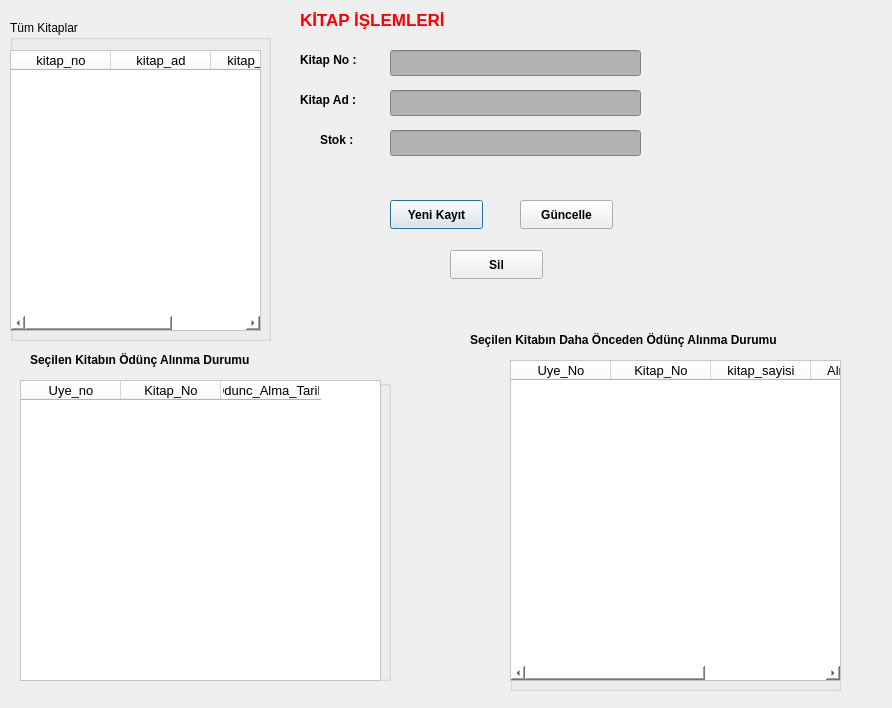
<?xml version="1.0" encoding="UTF-8"?>
<ui version="4.0">
 <class>Dialog2</class>
 <widget class="QDialog" name="Dialog2">
  <property name="geometry">
   <rect>
    <x>0</x>
    <y>0</y>
    <width>892</width>
    <height>708</height>
   </rect>
  </property>
  <property name="windowTitle">
   <string>Dialog</string>
  </property>
  <widget class="QLabel" name="label">
   <property name="geometry">
    <rect>
     <x>300</x>
     <y>10</y>
     <width>201</width>
     <height>20</height>
    </rect>
   </property>
   <property name="font">
    <font>
     <pointsize>13</pointsize>
     <bold>true</bold>
    </font>
   </property>
   <property name="styleSheet">
    <string notr="true">color: rgb(255, 0, 0);</string>
   </property>
   <property name="text">
    <string>KİTAP İŞLEMLERİ</string>
   </property>
  </widget>
  <widget class="QGroupBox" name="GroupBox">
   <property name="geometry">
    <rect>
     <x>10</x>
     <y>20</y>
     <width>261</width>
     <height>321</height>
    </rect>
   </property>
   <property name="title">
    <string>Tüm Kitaplar</string>
   </property>
   <widget class="QTableWidget" name="tblUyeler">
    <property name="geometry">
     <rect>
      <x>0</x>
      <y>30</y>
      <width>251</width>
      <height>281</height>
     </rect>
    </property>
    <property name="font">
     <font>
      <pointsize>10</pointsize>
      <bold>false</bold>
     </font>
    </property>
    <property name="styleSheet">
     <string notr="true">background-color: rgb(255, 255, 255);</string>
    </property>
    <property name="editTriggers">
     <set>QAbstractItemView::EditTrigger::NoEditTriggers</set>
    </property>
    <property name="selectionBehavior">
     <enum>QAbstractItemView::SelectionBehavior::SelectRows</enum>
    </property>
    <column>
     <property name="text">
      <string>kitap_no</string>
     </property>
    </column>
    <column>
     <property name="text">
      <string>kitap_ad</string>
     </property>
    </column>
    <column>
     <property name="text">
      <string>kitap_sayisi</string>
     </property>
    </column>
   </widget>
  </widget>
  <widget class="QLabel" name="label_3">
   <property name="geometry">
    <rect>
     <x>320</x>
     <y>130</y>
     <width>81</width>
     <height>20</height>
    </rect>
   </property>
   <property name="font">
    <font>
     <bold>true</bold>
    </font>
   </property>
   <property name="text">
    <string>Stok :</string>
   </property>
  </widget>
  <widget class="QPushButton" name="btnYeniKayit">
   <property name="geometry">
    <rect>
     <x>390</x>
     <y>200</y>
     <width>93</width>
     <height>29</height>
    </rect>
   </property>
   <property name="font">
    <font>
     <bold>true</bold>
    </font>
   </property>
   <property name="text">
    <string>Yeni Kayıt</string>
   </property>
  </widget>
  <widget class="QPushButton" name="btnGuncelle">
   <property name="geometry">
    <rect>
     <x>520</x>
     <y>200</y>
     <width>93</width>
     <height>29</height>
    </rect>
   </property>
   <property name="font">
    <font>
     <bold>true</bold>
    </font>
   </property>
   <property name="text">
    <string>Güncelle</string>
   </property>
  </widget>
  <widget class="QLineEdit" name="txtKitapNo">
   <property name="geometry">
    <rect>
     <x>390</x>
     <y>50</y>
     <width>251</width>
     <height>26</height>
    </rect>
   </property>
   <property name="styleSheet">
    <string notr="true">background-color: rgb(179, 179, 179);</string>
   </property>
   <property name="readOnly">
    <bool>true</bool>
   </property>
  </widget>
  <widget class="QLabel" name="label_2">
   <property name="geometry">
    <rect>
     <x>300</x>
     <y>90</y>
     <width>81</width>
     <height>20</height>
    </rect>
   </property>
   <property name="font">
    <font>
     <bold>true</bold>
    </font>
   </property>
   <property name="text">
    <string>Kitap Ad :</string>
   </property>
  </widget>
  <widget class="QLineEdit" name="txtKitapAd">
   <property name="geometry">
    <rect>
     <x>390</x>
     <y>90</y>
     <width>251</width>
     <height>26</height>
    </rect>
   </property>
   <property name="styleSheet">
    <string notr="true">background-color: rgb(179, 179, 179);</string>
   </property>
  </widget>
  <widget class="QLabel" name="label_4">
   <property name="geometry">
    <rect>
     <x>300</x>
     <y>50</y>
     <width>81</width>
     <height>20</height>
    </rect>
   </property>
   <property name="font">
    <font>
     <bold>true</bold>
    </font>
   </property>
   <property name="text">
    <string>Kitap No :</string>
   </property>
  </widget>
  <widget class="QLineEdit" name="txtStok">
   <property name="geometry">
    <rect>
     <x>390</x>
     <y>130</y>
     <width>251</width>
     <height>26</height>
    </rect>
   </property>
   <property name="styleSheet">
    <string notr="true">background-color: rgb(179, 179, 179);</string>
   </property>
  </widget>
  <widget class="QPushButton" name="btnSil">
   <property name="geometry">
    <rect>
     <x>450</x>
     <y>250</y>
     <width>93</width>
     <height>29</height>
    </rect>
   </property>
   <property name="font">
    <font>
     <bold>true</bold>
    </font>
   </property>
   <property name="text">
    <string>Sil</string>
   </property>
  </widget>
  <widget class="QLabel" name="label_5">
   <property name="geometry">
    <rect>
     <x>30</x>
     <y>350</y>
     <width>331</width>
     <height>20</height>
    </rect>
   </property>
   <property name="font">
    <font>
     <bold>true</bold>
    </font>
   </property>
   <property name="text">
    <string>Seçilen Kitabın Ödünç Alınma Durumu</string>
   </property>
  </widget>
  <widget class="QLabel" name="label_6">
   <property name="geometry">
    <rect>
     <x>470</x>
     <y>330</y>
     <width>391</width>
     <height>20</height>
    </rect>
   </property>
   <property name="font">
    <font>
     <bold>true</bold>
    </font>
   </property>
   <property name="text">
    <string>Seçilen Kitabın Daha Önceden Ödünç Alınma Durumu</string>
   </property>
  </widget>
  <widget class="QGroupBox" name="GroupBox_2">
   <property name="geometry">
    <rect>
     <x>20</x>
     <y>380</y>
     <width>371</width>
     <height>301</height>
    </rect>
   </property>
   <property name="title">
    <string/>
   </property>
   <widget class="QTableWidget" name="txtKitapOduncDurumu">
    <property name="geometry">
     <rect>
      <x>0</x>
      <y>0</y>
      <width>361</width>
      <height>301</height>
     </rect>
    </property>
    <property name="font">
     <font>
      <pointsize>10</pointsize>
      <bold>false</bold>
     </font>
    </property>
    <property name="styleSheet">
     <string notr="true">background-color: rgb(255, 255, 255);</string>
    </property>
    <property name="editTriggers">
     <set>QAbstractItemView::EditTrigger::NoEditTriggers</set>
    </property>
    <property name="selectionBehavior">
     <enum>QAbstractItemView::SelectionBehavior::SelectRows</enum>
    </property>
    <column>
     <property name="text">
      <string>Uye_no</string>
     </property>
    </column>
    <column>
     <property name="text">
      <string>Kitap_No</string>
     </property>
    </column>
    <column>
     <property name="text">
      <string>Odunc_Alma_Tarihi</string>
     </property>
    </column>
   </widget>
  </widget>
  <widget class="QGroupBox" name="GroupBox_3">
   <property name="geometry">
    <rect>
     <x>510</x>
     <y>360</y>
     <width>331</width>
     <height>331</height>
    </rect>
   </property>
   <property name="title">
    <string/>
   </property>
   <widget class="QTableWidget" name="txtKitapGecmisOduncDurumu">
    <property name="geometry">
     <rect>
      <x>0</x>
      <y>0</y>
      <width>331</width>
      <height>321</height>
     </rect>
    </property>
    <property name="font">
     <font>
      <pointsize>10</pointsize>
      <bold>false</bold>
     </font>
    </property>
    <property name="styleSheet">
     <string notr="true">background-color: rgb(255, 255, 255);</string>
    </property>
    <property name="editTriggers">
     <set>QAbstractItemView::EditTrigger::NoEditTriggers</set>
    </property>
    <property name="selectionBehavior">
     <enum>QAbstractItemView::SelectionBehavior::SelectRows</enum>
    </property>
    <column>
     <property name="text">
      <string>Uye_No</string>
     </property>
    </column>
    <column>
     <property name="text">
      <string>Kitap_No</string>
     </property>
    </column>
    <column>
     <property name="text">
      <string>kitap_sayisi</string>
     </property>
    </column>
    <column>
     <property name="text">
      <string>Alma_Tarihi</string>
     </property>
    </column>
    <column>
     <property name="text">
      <string>Borc</string>
     </property>
    </column>
   </widget>
  </widget>
 </widget>
 <resources/>
 <connections/>
</ui>
